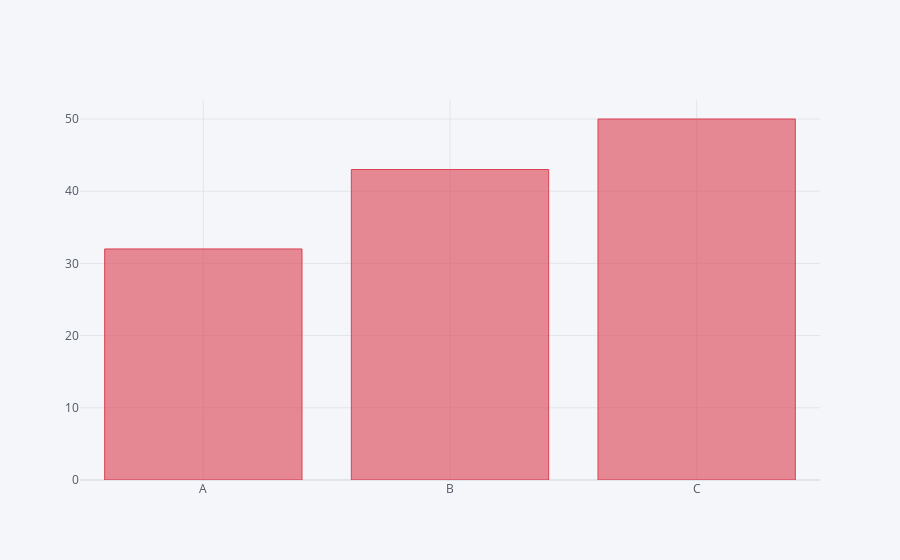

The notebook cell saved with this chart:
### Markdown cell above
## Bar Plots

### Code cell
df2.iplot(kind = 'bar', x = 'Category', y = 'Values', colors = 'red')

### Figure 1 — Plotly figure (JSON) as saved in the notebook; plotly's stock layout.template omitted (floating-point values rounded to 4 significant figures)
{"data": [{"marker": {"color": "rgba(219, 64, 82, 0.6)", "line": {"color": "rgba(219, 64, 82, 1.0)", "width": 1}}, "name": "Values", "orientation": "v", "text": "", "type": "bar", "x": ["A", "B", "C"], "y": [32, 43, 50]}], "layout": {"legend": {"bgcolor": "#F5F6F9", "font": {"color": "#4D5663"}}, "paper_bgcolor": "#F5F6F9", "plot_bgcolor": "#F5F6F9", "title": {"font": {"color": "#4D5663"}}, "xaxis": {"gridcolor": "#E1E5ED", "showgrid": true, "tickfont": {"color": "#4D5663"}, "title": {"font": {"color": "#4D5663"}, "text": ""}, "zerolinecolor": "#E1E5ED"}, "yaxis": {"gridcolor": "#E1E5ED", "showgrid": true, "tickfont": {"color": "#4D5663"}, "title": {"font": {"color": "#4D5663"}, "text": ""}, "zerolinecolor": "#E1E5ED"}}}
